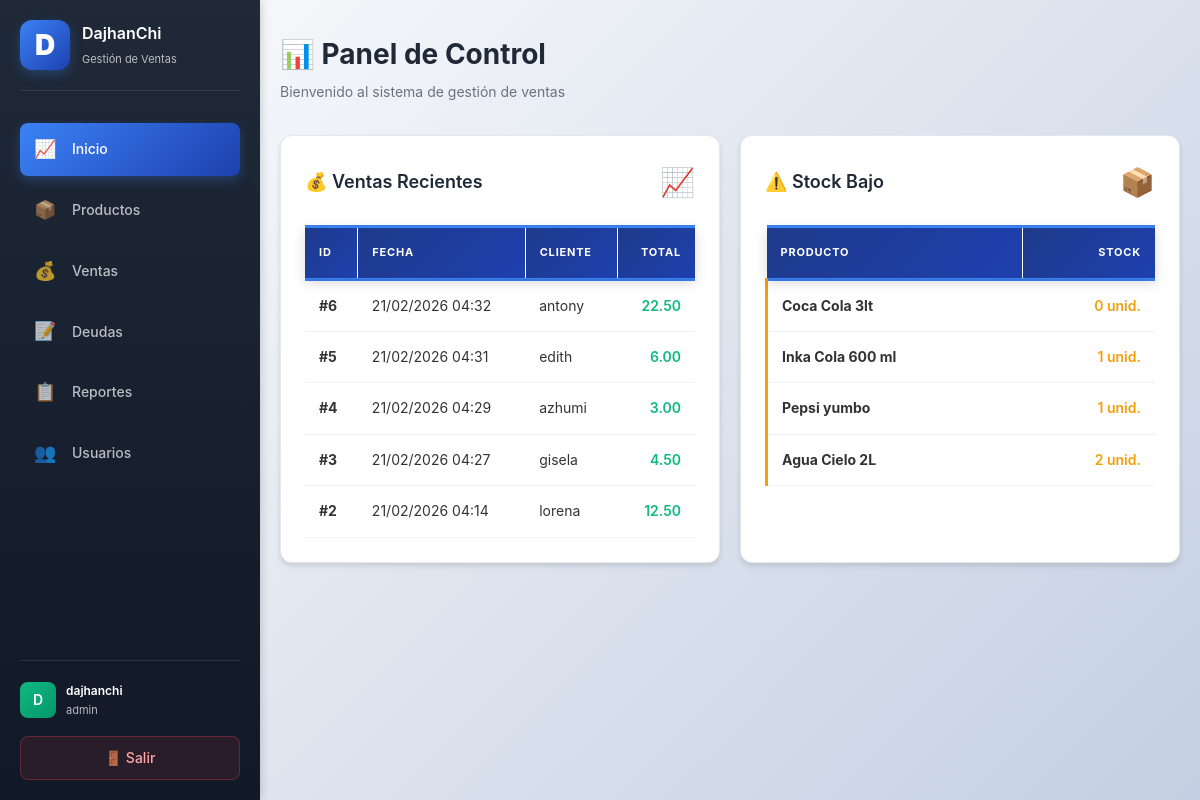
Page / (signed in) on the earlier database version.
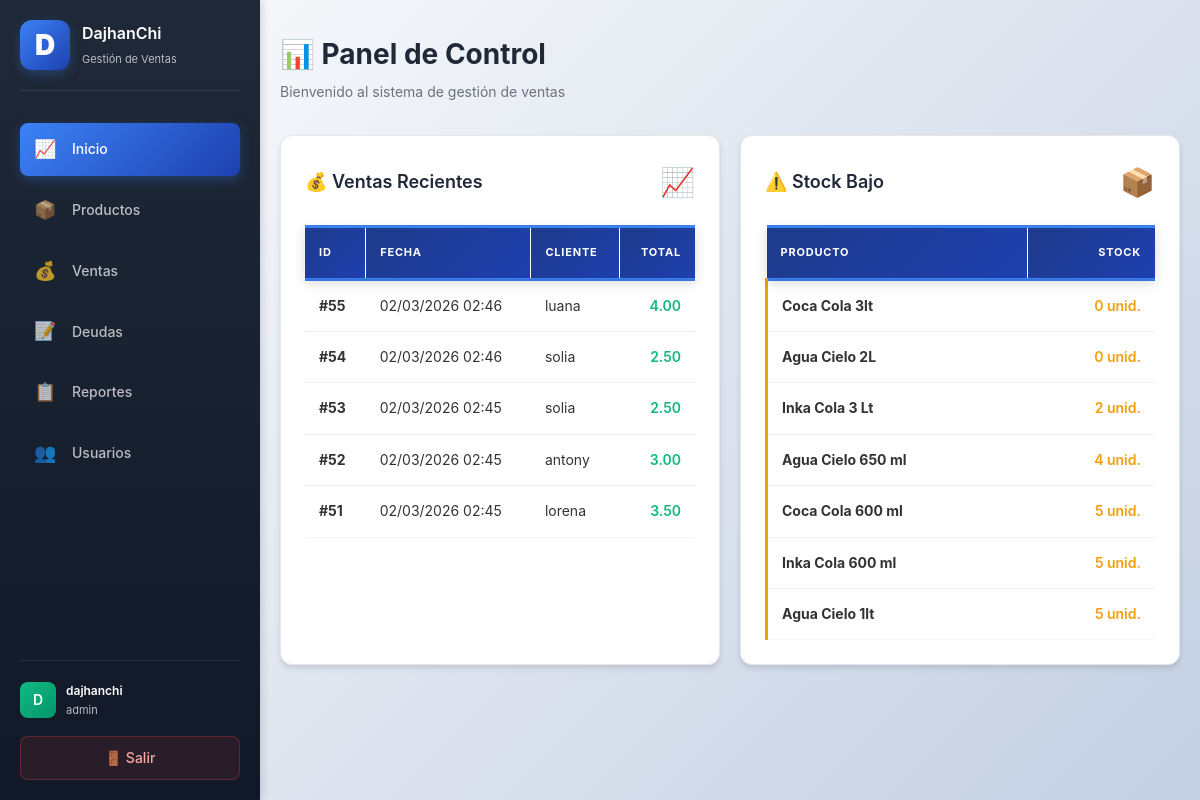
Same page on the later database version.
### app.py (models this page shows, shortened)
class Sale(db.Model):
    id = db.Column(db.Integer, primary_key=True)
    user_id = db.Column(db.Integer, db.ForeignKey("user.id"), nullable=False, index=True)
    created_at = db.Column(db.DateTime, nullable=False, default=datetime.utcnow, index=True)
    customer_name = db.Column(db.String(160))
    payment_method = db.Column(db.String(20), nullable=False, default="efectivo")  # efectivo, yape, fiado
    total_cents = db.Column(db.Integer, nullable=False, default=0)
    paid_cents = db.Column(db.Integer, nullable=False, default=0)
    payment_status = db.Column(db.String(20), nullable=False, default="pagado")  # pagado, pendiente, parcial
    user = db.relationship("User", backref=db.backref("sales", lazy=True))

class Product(db.Model):
    id = db.Column(db.Integer, primary_key=True)
    user_id = db.Column(db.Integer, db.ForeignKey("user.id"), nullable=False, index=True)
    name = db.Column(db.String(160), nullable=False, index=True)
    sku = db.Column(db.String(64), nullable=True, index=True)
    package_cost_cents = db.Column(db.Integer, nullable=False, default=0)
    package_quantity = db.Column(db.Integer, nullable=False, default=1)
    cost_cents = db.Column(db.Integer, nullable=False, default=0)
    price_cents = db.Column(db.Integer, nullable=False, default=0)
    stock = db.Column(db.Integer, nullable=False, default=0, index=True)
    user = db.relationship("User", backref=db.backref("products", lazy=True))

### app.py (the view)
@app.route("/")
@login_required
def dashboard():
    user_id = session.get("user_id")
    recent_sales = Sale.query.filter_by(user_id=user_id).options(db.joinedload(Sale.items)).order_by(Sale.created_at.desc()).limit(5).all()
    low_stock = Product.query.filter(Product.user_id == user_id, Product.stock <= 5).order_by(Product.stock.asc()).limit(10).all()
    return render_template("dashboard.html", recent_sales=recent_sales, low_stock=low_stock)

### app.py (called while the page is built, shortened)
@app.before_request
def init_db_once():
    global _db_initialized
    if _db_initialized:
        return

@app.template_filter("money")
def format_money(cents):
    if cents is None:
        return "0.00"
    return f"{cents / 100:.2f}"

def login_required(view):
    @wraps(view)
    def wrapped(*args, **kwargs):
        if not session.get("user_id"):
            return redirect(url_for("login"))
        return view(*args, **kwargs)
    return wrapped

### templates/dashboard.html
{% extends "base.html" %}
{% block content %}
<div class="page-head">
    <div>
        <h1>📊 Panel de Control</h1>
        <p style="color: #6b7280; margin: 4px 0 0 0;">Bienvenido al sistema de gestión de ventas</p>
    </div>
</div>
<div class="grid">
    <div class="card">
        <div style="display: flex; align-items: center; justify-content: space-between; margin-bottom: 20px;">
            <h2 style="margin: 0;">💰 Ventas Recientes</h2>
            <span style="font-size: 28px;">📈</span>
        </div>
        {% if recent_sales %}
        <table>
            <thead>
                <tr>
                    <th>ID</th>
                    <th>Fecha</th>
                    <th>Cliente</th>
                    <th style="text-align: right;">Total</th>
                </tr>
            </thead>
            <tbody>
            {% for sale in recent_sales %}
                <tr>
                    <td><strong>#{{ sale.id }}</strong></td>
                    <td>{{ sale.created_at.strftime("%d/%m/%Y %H:%M") }}</td>
                    <td>{{ sale.customer_name or "Cliente genérico" }}</td>
                    <td style="text-align: right; color: #10b981; font-weight: 600;">{{ sale.total_cents | money }}</td>
                </tr>
            {% endfor %}
            </tbody>
        </table>
        {% else %}
        <div style="text-align: center; padding: 32px 0; color: #9ca3af;">
            <p style="font-size: 32px; margin: 0;">📭</p>
            <p style="margin: 12px 0 0 0;">No hay ventas registradas aún</p>
        </div>
        {% endif %}
    </div>
    <div class="card">
        <div style="display: flex; align-items: center; justify-content: space-between; margin-bottom: 20px;">
            <h2 style="margin: 0;">⚠️ Stock Bajo</h2>
            <span style="font-size: 28px;">📦</span>
        </div>
        {% if low_stock %}
        <table>
            <thead>
                <tr>
                    <th>Producto</th>
                    <th style="text-align: right;">Stock</th>
                </tr>
            </thead>
            <tbody>
            {% for product in low_stock %}
                <tr style="border-left: 3px solid #f59e0b;">
                    <td><strong>{{ product.name }}</strong></td>
                    <td style="text-align: right; color: #f59e0b; font-weight: 600;">{{ product.stock }} unid.</td>
                </tr>
            {% endfor %}
            </tbody>
        </table>
        {% else %}
        <div style="text-align: center; padding: 32px 0; color: #9ca3af;">
            <p style="font-size: 32px; margin: 0;">✓</p>
            <p style="margin: 12px 0 0 0; color: #10b981;">Todos los productos tienen stock suficiente</p>
        </div>
        {% endif %}
    </div>
</div>
{% endblock %}

Differences in the rows shown:
no longer on this page (row edited): Sale: id "6", created_at "21/02/2026 04:32", customer_name "antony", total_cents "22.50"
no longer on this page (row edited): Sale: id "5", created_at "21/02/2026 04:31", customer_name "edith", total_cents "6.00"
no longer on this page (row edited): Sale: id "4", created_at "21/02/2026 04:29", customer_name "azhumi", total_cents "3.00"
no longer on this page (row edited): Sale: id "3", created_at "21/02/2026 04:27", customer_name "gisela", total_cents "4.50"
no longer on this page (row edited): Sale: id "2", created_at "21/02/2026 04:14", customer_name "lorena", total_cents "12.50"
no longer on this page (row edited): Product: name "Pepsi yumbo", stock "1"
added Sale: id "55", created_at "02/03/2026 02:46", customer_name "luana", total_cents "4.00"
added Sale: id "54", created_at "02/03/2026 02:46", customer_name "solia", total_cents "2.50"
added Sale: id "53", created_at "02/03/2026 02:45", customer_name "solia", total_cents "2.50"
added Sale: id "52", created_at "02/03/2026 02:45", customer_name "antony", total_cents "3.00"
added Sale: id "51", created_at "02/03/2026 02:45", customer_name "lorena", total_cents "3.50"
changed Product "Agua Cielo 2L": stock "2" → "0"; moves up the list
added Product: name "Inka Cola 3 Lt", stock "2"
now on this page (row edited): Product: name "Agua Cielo 650 ml", stock "4"
now on this page (row edited): Product: name "Coca Cola 600 ml", stock "5"
changed Product "Inka Cola 600 ml": stock "1" → "5"
now on this page (row edited): Product: name "Agua Cielo 1lt", stock "5"
